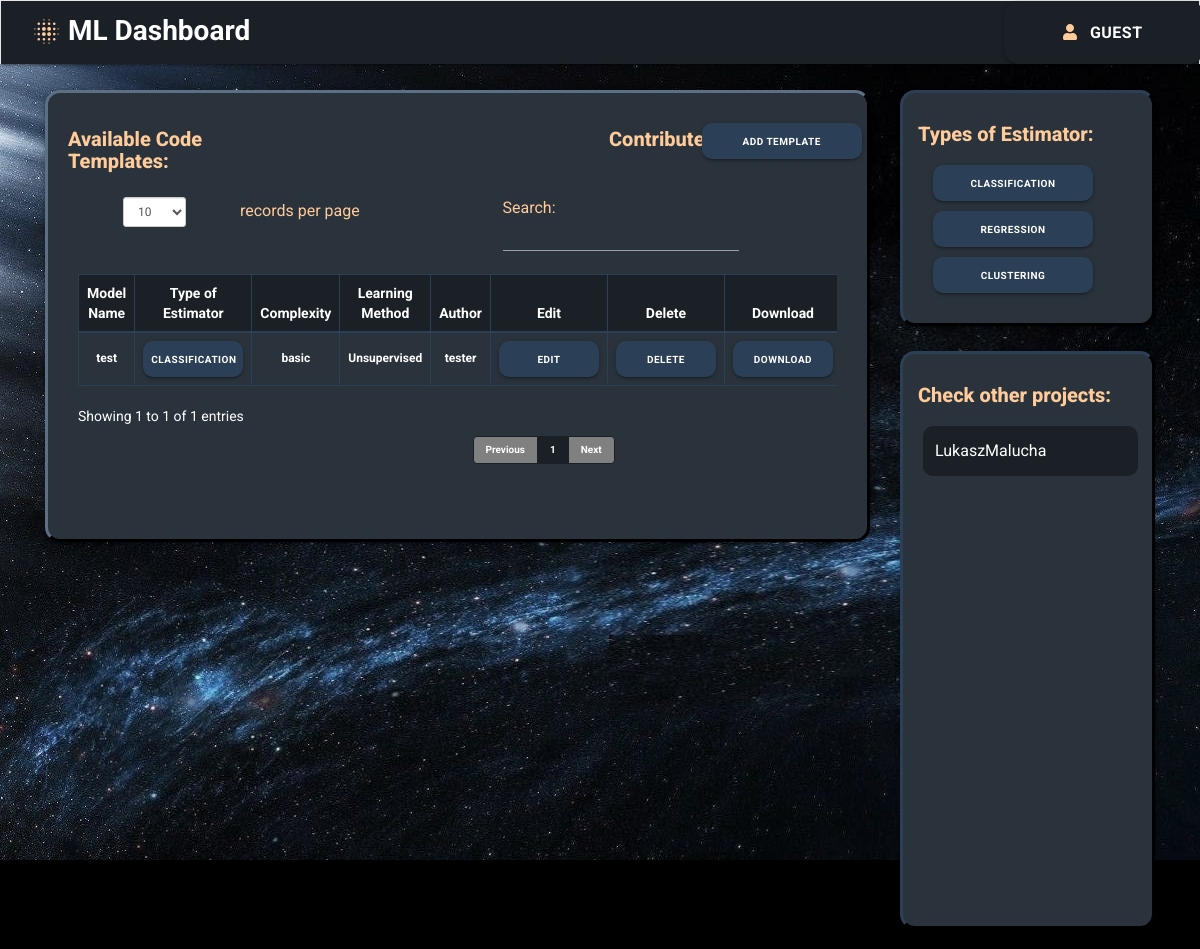
Before: / with the older database file.
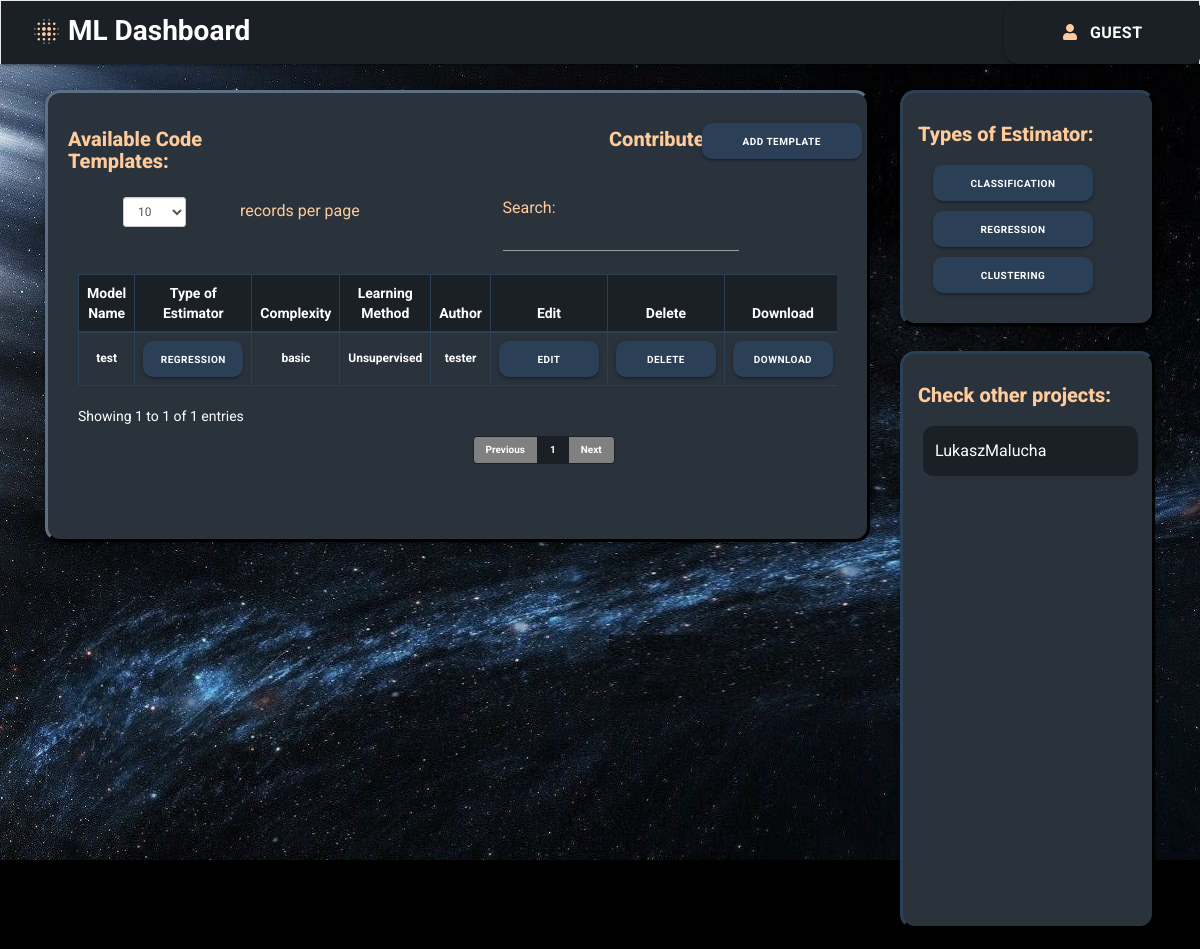
After: the same page with the newer database file.
### project/library/models.py (models this page shows, shortened)
class CodeRepo(db.Model):
    __searchable__ = ['name', 'type_of_algorithm', 'complexity', 'method', 'author']
    __tablename__ = 'CodeRepo'
    id = db.Column(db.Integer, primary_key=True)
    name = db.Column(db.String(300))
    type_of_algorithm = db.Column(db.String(300))
    complexity = db.Column(db.String(300))
    method = db.Column(db.String(300))
    author = db.Column(db.String(300))
    file = db.Column(db.LargeBinary)
    downloads = db.Column(db.Integer)

class TypeModel(db.Model):
    __tablename__ = 'Types'
    id = db.Column(db.Integer, primary_key=True)
    type_of_algorithm = db.Column(db.String(300))

### project/library/views.py (the view)
@library_blueprint.route('/')
def library():
    codes = CodeRepo.query.all()
    types = TypeModel.query.all()
    return render_template("library.html", codes=codes, types=types)

### project/library/views.py (called while the page is built)
@library_blueprint.context_processor
def context_processor():
    current_user = session.get('current_user') or 'Guest'
    return dict(current_user=current_user)

### project/library/templates/library.html (shortened to what this page needs)
{% extends 'base.html' %} {% block content %}
<div class="col-md-12 col-lg-9 text-center">
    <div class="card" id="title_card">
        <div class="row">
            <div class="col-sm-12 col-md-12 col-lg-3 text-left">
                <div class="row">
                    <h3>Available Code Templates:</h3>
                </div>
            </div>
            <div class="col-sm-12 col-md-12 col-lg-5 text-center">
            </div>
            <div class="col-sm-12 col-md-12 col-lg-4 text-left">
                <div class="row">
                    <div class="col-md-2 text-left">
                        <h3>Contribute:</h3>
                    </div>
                    <div class="col-md-0 col-lg-2 text-center">
                    </div>
                    <div class="col-md-6 col-lg-4 text-left">
                        <a href="{{url_for('library.add_request')}}" class="waves-effect waves-light btn btn_small" id="navigation">ADD TEMPLATE</a>
                    </div>
                </div>
            </div>
        </div>
        <div class="row">
            <div class="col-md-12 text-left">
                <div class="table-responsive">
                    <table class="table table-striped table-bordered" id="dataTables-example">
                        <thead>
                            <tr>
                                <th class="center">Model Name</th>
                                <th class="center">Type of Estimator</th>
                                <th class="center">Complexity</th>
                                <th class="center">Learning Method</th>
                                <th class="center">Author</th>
                                <th class="center">Edit</th>
                                <th class="center">Delete</th>
                                <th class="center">Download</th>
                            </tr>
                        </thead>
                        <tbody>
                            {% for data in codes%}
                            <tr class="odd gradeA">
                                <td class="center">{{data.name}}</td>
                                <td class="center"><a href="{{url_for('algorithms.summary', type_id = data.type_of_algorithm)}}" class="waves-effect waves-light btn btn_table">{{data.type_of_algorithm}}</a></td>
                                <td class="center">{{data.complexity}}</td>
                                <td class="center">{{data.method}}</td>
                                <td class="center">{{data.author}}</td>
                                <td class="center">
                                    <a href="{{url_for('library.edit_code', code_id=data.id)}}" class="waves-effect waves-light btn btn_table" >Edit</a>
                                </td>
                                <td class="center">
                                    <a href="{{url_for('library.delete_code', code_id=data.id)}}" class="waves-effect waves-light btn btn_table">Delete</a>
                                </td>
                                <td class="center">
                                    <form action="{{url_for('library.download_code', code_id=data.id) }}" method="GET" enctype="multipart/form-data">
                                        <button type="Download" class="btn btn_table">Download</button>
                                    </form>
                                </td>
                            </tr>
                            {% endfor%}
                        </tbody>
                    </table>
                </div>
            </div>
        </div>
    </div>
</div>
<div class="col-sm-12 col-md-12 col-lg-3 text-center">
    <div class="row">
        <div class="card text-left" id="extra_card">
            <div class="row">
                <h3>Types of Estimator:</h3>
            </div>
            {% for type in types%}
            <a href="{{url_for('algorithms.summary', type_id=type.type_of_algorithm)}}" class="waves-effect waves-light btn btn_small" id="navigation">{{type.type_of_algorithm}}</a>
            {% endfor %}
        </div>
    </div>
    <div class="row">
        <div class="card" id="extra_card">
            <div class="row text-left">
                <h3>Check other projects:</h3>
            </div>
            <div class="row text-left">
                <input type="text" id="gh-username" value="LukaszMalucha" oninput="fetchGitHubInformation()" />
            </div>
            <div class="row">
                <div id="repo_content">
                </div>
            </div>
        </div>
    </div>
</div>
{% endblock %}

### templates/base.html (shortened to what this page needs)
<!DOCTYPE html>
<html lang="en">
<head>
    <link rel="stylesheet" href="https://cdnjs.cloudflare.com/ajax/libs/materialize/1.0.0/css/materialize.min.css">
    <link rel="stylesheet" href="https://maxcdn.bootstrapcdn.com/bootstrap/3.3.7/css/bootstrap.min.css">
    <link rel="stylesheet" href="https://use.fontawesome.com/releases/v5.6.3/css/all.css">
    <link href="{{url_for('static', filename='css/custom-styles.css')}}" rel="stylesheet" />
</head>
<body>
    <div id="wrapper">
        <nav class="navbar navbar-default top-navbar" role="navigation">
            <div class="navbar-header">
                <a class="navbar-brand waves-effect waves-dark" href="{{url_for('library.library')}}"><i class="large material-icons">blur_on</i><strong>ML Dashboard</strong></a>
            </div>
            <ul class="nav navbar-top-links navbar-right">
                <li><a class='dropdown-trigger btn' href='#' data-target='dropdown1' id="user_dropdown"><i class="fa fa-user fa-fw" id="top_icon"></i> <b>{{ current_user }}</b></a></li>
            </ul>
        </nav>
        <div id="page-wrapper">
            <div id="page-index">
                <div class="dashboard-cards">
                    {% block content %} {% endblock %}
                </div>
            </div>
        </div>
    </div>
</body>
</html>

Changed rows visible on the page:
changed CodeRepo "test": type_of_algorithm "CLASSIFICATION" → "REGRESSION"
